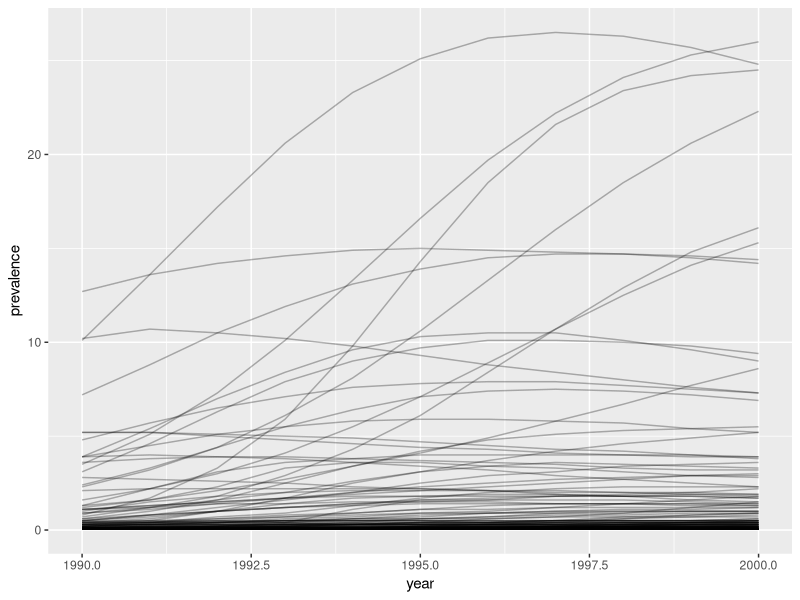
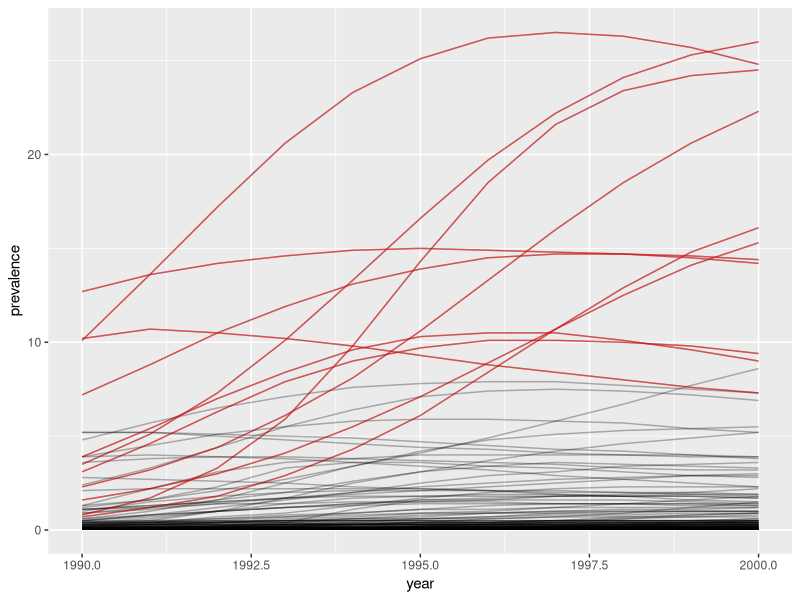

Generate these figures, in order, with R:
# Connect library
library(tidyverse)

# Read data and select
hiv = read.csv("HIVprev.csv", stringsAsFactors = FALSE)
hiv = select(hiv, Country, year, prevalence)

# Viewing
head(hiv)
tail(hiv)
summary(hiv)

# Exercise
#1. Plot time series of HIV prevalence by year for each country
ggplot(data = hiv, mapping = aes(x = year, y = prevalence, group_by = Country)) +
  geom_line(alpha = 0.3)

#2. "alpha" let us know that there are overlap data vitually 

#3. sub date
cc <- c("Botswana","Central African Republic","Congo","Kenya","Lesotho","Malawi", "Namibia","South Africa","Swaziland","Uganda","Zambia","Zimbabwe")
hihiv <- filter(hiv,Country %in% cc)
  #Plotting new data
ggplot(data = hiv, mapping = aes(x = year, y = prevalence, group_by = Country)) +
  geom_line(alpha = 0.3) +
  geom_line(data = hihiv, color = "red", alpha = 0.5)
